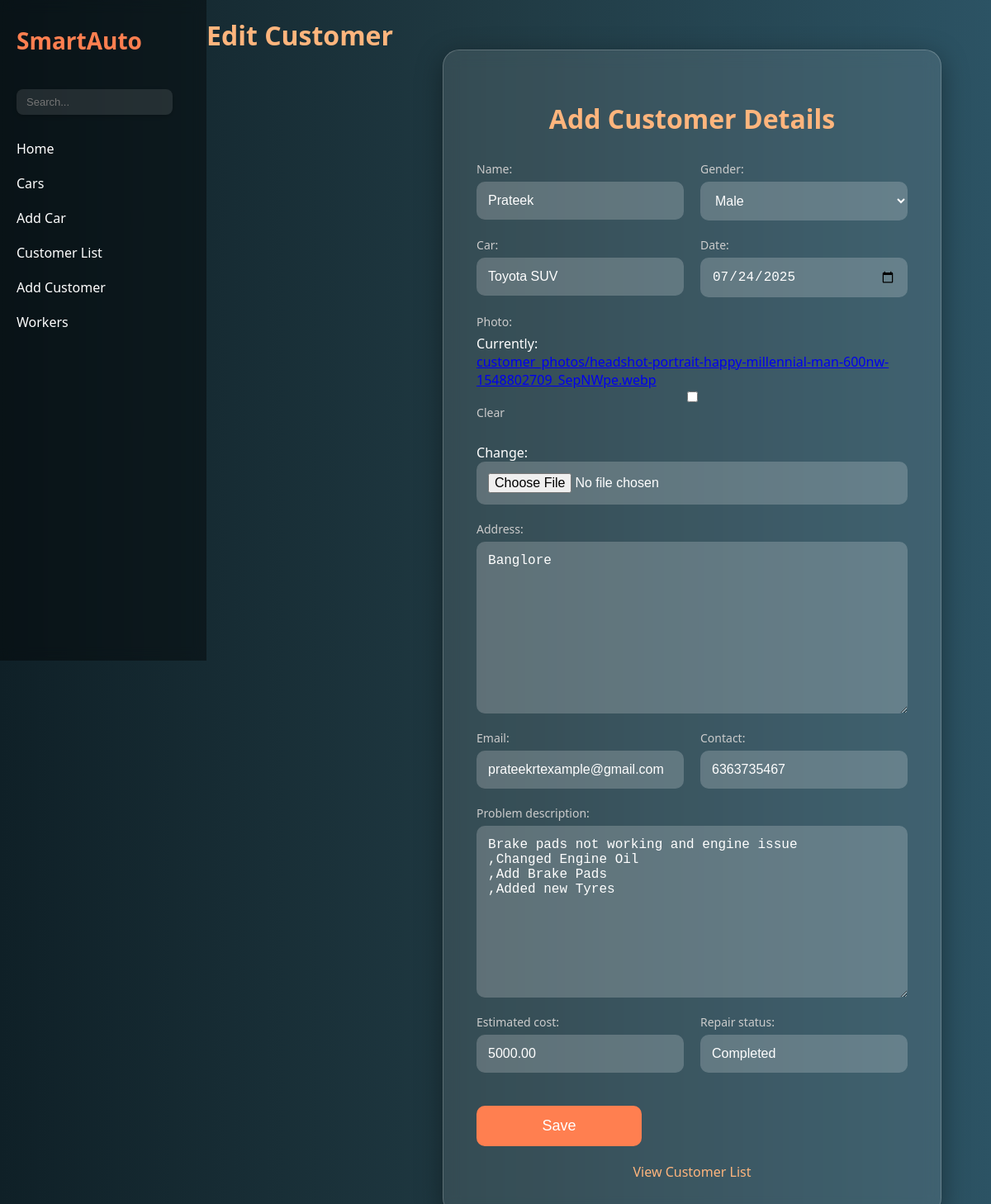
/car_dealership/edit_customer/1/, run on the app's committed database.
### car_dealership/models.py (models this page shows)
class Customer(models.Model):
    GENDER_CHOICES = (
        ('Male', 'Male'),
        ('Female', 'Female'),
        ('Other', 'Other')
    )
    name = models.CharField(max_length=100)
    gender = models.CharField(max_length=10, choices=GENDER_CHOICES)
    car = models.CharField(max_length=100)
    date = models.DateField()
    photo = models.ImageField(upload_to='customer_photos/', blank=True, null=True)
    address = models.TextField(blank=True, null=True)
    email = models.EmailField()
    contact = models.CharField(max_length=15)
    problem_description = models.TextField()
    estimated_cost = models.DecimalField(max_digits=10, decimal_places=2, blank=True, null=True)
    repair_status = models.CharField(max_length=20, default='Pending')

### car_dealership/views.py (the view)
# urls.py: path('edit_customer/<int:customer_id>/', views.edit_customer, name='edit_customer'),
def edit_customer(request, customer_id):
    customer = get_object_or_404(Customer, id=customer_id)
    if request.method == 'POST':
        form = CustomerForm(request.POST, request.FILES, instance=customer)
        if form.is_valid():
            form.save()
            return redirect('customer_list')
    else:
        form = CustomerForm(instance=customer)
    return render(request, 'car_dealership/add_customer.html', {'form': form, 'editing': True})

### car_dealership/forms.py
class CustomerForm(forms.ModelForm):
    class Meta:
        model = Customer
        fields = '__all__'
        widgets = {
            'date': forms.DateInput(attrs={'type': 'date'}),
        }

### car_dealership/templates/car_dealership/add_customer.html (shortened to what this page needs)
<!DOCTYPE html>
<html>
<head>
</head>
<body>
<div class="main-wrapper">
  <aside style="width:250px; background:rgba(0,0,0,0.4); padding:30px 20px; display:flex; flex-direction:column; gap:20px; position:sticky; top:0; height:100vh; backdrop-filter:blur(8px);">
    <div style="font-size:28px; font-weight:bold; color:#ff7f50; margin-bottom:20px;">SmartAuto</div>
    <form method="GET" action="#" style="margin-bottom:10px;">
      <input
        type="text"
        name="search"
        placeholder="Search..."
        style="width:90%; padding:8px 12px; border-radius:8px; border:none; background:rgba(255,255,255,0.1); color:#fff; font-size:13px; box-shadow:0 2px 6px rgba(0,0,0,0.2); outline:none;" />
    </form>
    <a href="{% url 'index' %}" style="color:{% if request.path == '/' %}#ff7f50{% else %}#fff{% endif %}; text-decoration:none; font-size:16px;">Home</a>
  <a href="{% url 'car_list' %}" style="color:{% if request.path == '/cars/' %}#ff7f50{% else %}#fff{% endif %}; text-decoration:none; font-size:16px;">Cars</a>
  <a href="{% url 'add_car' %}" style="color:{% if request.path == '/add_car/' %}#ff7f50{% else %}#fff{% endif %}; text-decoration:none; font-size:16px;">Add Car</a>
  <a href="{% url 'customer_list' %}" style="color:#fff; text-decoration:none; font-size:16px;">Customer List</a>
  <a href="{% url 'add_customer' %}" style="color:{% if request.path == '/add_customer/' %}#ff7f50{% else %}#fff{% endif %}; text-decoration:none; font-size:16px;">Add Customer</a>
  <a href="{% url 'worker_list' %}" style="color:#fff; text-decoration:none; font-size:16px;">Workers</a>
  </aside>
  <h1>{% if editing %}Edit{% else %}Add{% endif %} Customer</h1>
  <div class="form-container">
    <div class="form-box">
      <h1>Add Customer Details</h1>
      <form method="POST" enctype="multipart/form-data">
        {% for field in form %}
          <div class="form-group">
            {{ field.label_tag }}
            {{ field }}
          </div>
        {% endfor %}
        <button type="submit">Save</button>
      </form>
      <div class="link">
        <a href="{% url 'customer_list' %}">View Customer List</a>
      </div>
    </div>
  </div>
</div>
</body>
</html>

### car_dealership/templates/car_dealership/add_customer.html (style rules this page uses)
* { box-sizing: border-box; }
body { margin: 0; background: linear-gradient(to right, #0f2027, #203a43, #2c5364); color: #fff; font-family: 'Segoe UI', Tahoma, Geneva, Verdana, sans-serif; min-height: 100vh; overflow-x: hidden; }
.main-wrapper { display: flex; min-height: 100vh; }
aside { width: 250px; background: rgba(0, 0, 0, 0.4); padding: 30px 20px; display: flex; flex-direction: column; gap: 20px; position: sticky; top: 0; height: 100vh; backdrop-filter: blur(8px); }
aside div { font-size: 28px; font-weight: bold; color: #ff7f50; margin-bottom: 40px; }
aside a { color: #fff; text-decoration: none; font-size: 16px; transition: 0.3s; }
.form-container { flex: 1; padding: 60px; display: flex; justify-content: center; align-items: flex-start; }
.form-box { background: rgba(255, 255, 255, 0.1); padding: 40px; border-radius: 20px; box-shadow: 0 8px 32px rgba(0, 0, 0, 0.37); backdrop-filter: blur(10px); border: 1px solid rgba(255, 255, 255, 0.2); width: 100%; max-width: 900px; animation: fadeIn 1s ease-in-out; }
h1 { text-align: center; margin-bottom: 30px; font-size: 32px; color: #ffb57d; }
form { display: flex; flex-wrap: wrap; gap: 20px; }
.form-group { flex: 1 1 calc(50% - 20px); display: flex; flex-direction: column; }
label { font-size: 14px; margin-bottom: 6px; color: #ccc; }
input, textarea, select { padding: 14px; border-radius: 10px; border: none; font-size: 16px; background: rgba(255, 255, 255, 0.2); color: #fff; transition: all 0.3s ease; }
select, option { background: rgba(255, 255, 255, 0.2); color: #fff; }
option { background-color: #203a43; }
button { padding: 14px 20px; border: none; font-size: 18px; border-radius: 10px; background: #ff7f50; color: #fff; cursor: pointer; transition: background 0.3s ease; margin-top: 20px; width: 200px; align-self: center; }
.link { text-align: center; margin-top: 20px; }
.link a { color: #ffb57d; text-decoration: none; font-size: 16px; }

### data on the page
Customer: form "Prateek" "Male" "Toyota SUV" "07/24/2025" "Banglore" "prateekrtexample@gmail.com" "6363735467" "Brake pads not working and engine issue ,Changed Engine Oil ,Add Brake Pads ,Added new Tyres" "5000.00" "Completed"

### other printed values
{{ field.label_tag }} "Name:" "Gender:" "Car:" "Date:" "Photo:" "Address:" "Email:" "Contact:" "Problem description:" "Estimated cost:" "Repair status:"
